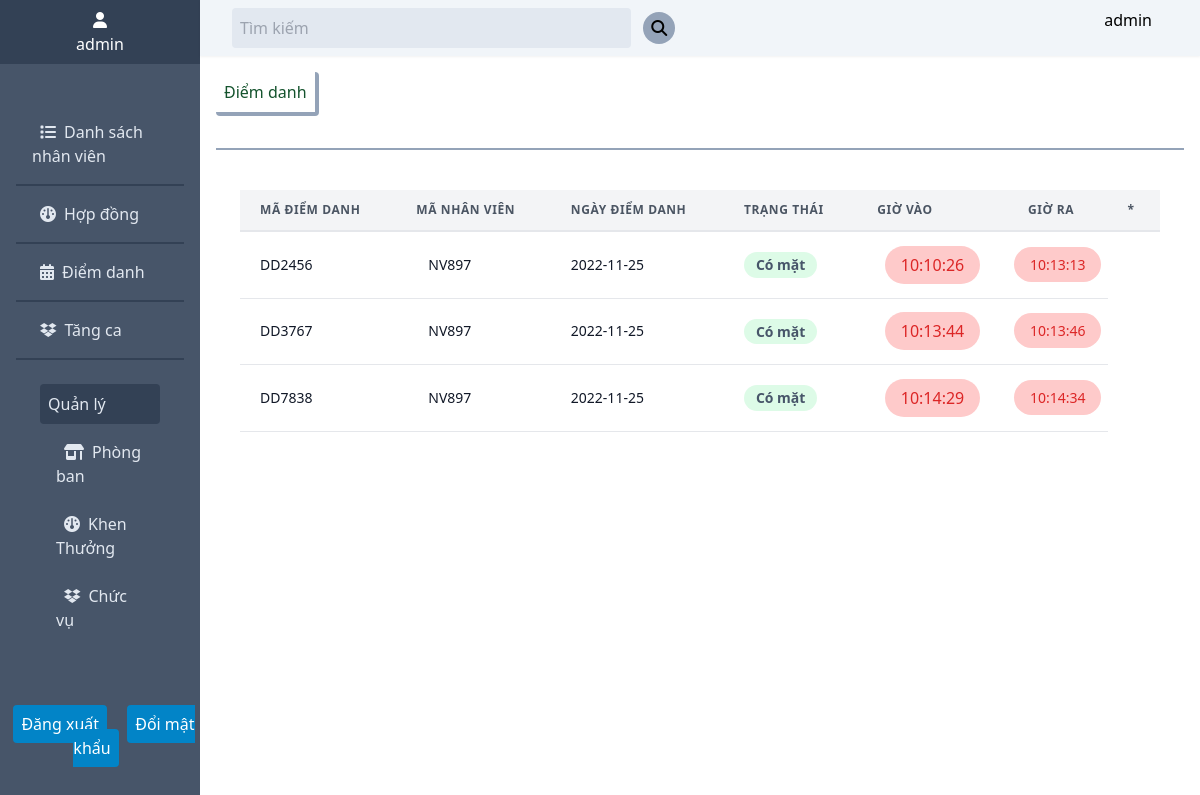
The page /chitietdiemdanh.php?maNv=NV897 (signed in) on the database its author committed.
### tables this page shows
CREATE TABLE `nhanvien` (
  `maNV` varchar(20) NOT NULL,
  `password` varchar(20) NOT NULL,
  `luong` int(11) NOT NULL,
  `hoten` varchar(30) NOT NULL,
  `hinhanh` varchar(20) NOT NULL,
  `diachi` varchar(20) NOT NULL,
  `email` varchar(33) NOT NULL,
  `gioitinh` int(1) NOT NULL,
  `trangthai` int(1) NOT NULL,
  `maKT` varchar(20) NOT NULL,
  `maPhongBan` varchar(20) NOT NULL,
  `maChucVu` varchar(20) NOT NULL
);

CREATE TABLE `diemdanh` (
  `maDD` varchar(20) NOT NULL,
  `maNv` varchar(20) NOT NULL,
  `ngay` date NOT NULL,
  `trangthai` int(1) NOT NULL,
  `giovao` varchar(33) NOT NULL,
  `giora` varchar(33) NOT NULL,
  `id` int(11) NOT NULL
);

### src/controller/attendController.php (called while the page is built, shortened)
<?php
class attendController
{
    public function attend_detail($id)
    {
        $Attend = new Attend();
        $data = $Attend->getId($id);
        require './src/views/attend-detail.php';
        return $data;
    }
}

### src/config/database.php (called while the page is built, shortened)
<?php
class Database {
    public $hostname = 'localhost';
    public $username = 'root';
    public $pw = '';
    public $dbname = 'du_an1';
    public function __construct()
    {
        $this->conn = mysqli_connect($this->hostname, $this->username, $this->pw, $this->dbname);
    }
}
?>

### src/model/User.php (called while the page is built, shortened)
<?php
class User extends Database
{
    public function getId($id)
    {
        $reusult = mysqli_query($this->conn, "SELECT * FROM nhanvien where maNv = '$id'");
        $data = mysqli_fetch_assoc($reusult);
        return $data;
    }
}

### src/model/Attend.php (called while the page is built, shortened)
<?php
class Attend extends Database
{
    public function getId($maNv)
    {
        $data  = mysqli_query($this->conn, "SELECT * FROM diemdanh where maNV = '$maNv'");
        return $data;
    }
}

### src/views/attend-detail.php (the view, shortened to what this page needs)
<?php
require './src/views/component/head.php';
?>
<body>
    <main>
        <?php
        require './src/views/component/nav.php';
        ?>
        <section class="float-right w-5/6 relative">
            <?php
            require './src/views/component/search-header.php';
            ?>
            <div class="content-home bg_user">
                <div class="flex justify-between text-green-900 font-medium">
                    <p class="border border-slate-400 rounded border-0 border-r-4 border-b-4 m-4 p-2">Điểm danh</p>
                </div>
                <hr class="m-4 border-b-2 border-0 border-slate-400">
                <div class="m-10 pb-20">
                    <table class="min-w-full leading-normal">
                        <thead>
                            <tr>
                                <th class="px-5 py-3 border-b-2 border-gray-200 bg-gray-100 text-left text-xs font-semibold text-gray-600 uppercase tracking-wider">
                                    Mã điểm danh
                                </th>
                                <th class="px-5 py-3 border-b-2 border-gray-200 bg-gray-100 text-left text-xs font-semibold text-gray-600 uppercase tracking-wider">
                                    Mã nhân viên
                                </th>
                                <th class="px-5 py-3 border-b-2 border-gray-200 bg-gray-100 text-left text-xs font-semibold text-gray-600 uppercase tracking-wider">
                                    Ngày điểm danh
                                </th>
                                <th class="px-5 py-3 border-b-2 border-gray-200 bg-gray-100 text-left text-xs font-semibold text-gray-600 uppercase tracking-wider">
                                    Trạng thái
                                </th>
                                <th class="px-5 py-3 border-b-2 border-gray-200 bg-gray-100 text-left text-xs font-semibold text-gray-600 uppercase tracking-wider">
                                    Giờ vào
                                </th>
                                <th class="px-5 py-3 border-b-2 border-gray-200 bg-gray-100 text-left text-xs font-semibold text-gray-600 uppercase tracking-wider">
                                    Giờ ra
                                </th>
                                <th class="px-5 py-3 border-b-2 border-gray-200 bg-gray-100 text-left text-xs font-semibold text-gray-600 uppercase tracking-wider">
                                    *
                                </th>
                            </tr>
                        </thead>
                        <tbody>
                            <?php
                            while ($rows = mysqli_fetch_assoc($data)) {
                            ?>
                                <tr>
                                    <td class="px-5 py-5 border-b border-gray-200 bg-white text-sm">
                                        <p class="text-gray-900 whitespace-no-wrap"><?php echo $rows['maDD'] ?></p>
                                    </td>
                                    <td class="px-5 py-5 border-b border-gray-200 bg-white text-sm">
                                        <div class="ml-3">
                                            <p class="text-gray-900 whitespace-no-wrap">
                                                <?php echo $rows['maNv'] ?>
                                            </p>
                                        </div>
                                    </td>
                                    <td class="px-5 py-5 border-b border-gray-200 bg-white text-sm">
                                        <p class="text-gray-900 whitespace-no-wrap">
                                            <?php echo $rows['ngay'] ?>
                                        </p>
                                    </td>
                                    <td class="px-5 py-5 border-b border-gray-200 bg-white text-sm">
                                        <span class="relative inline-block px-3 py-1 font-semibold text-green-900 leading-tight">
                                            <span aria-hidden class="absolute inset-0 bg-green-200 opacity-50 rounded-full"></span>
                                                <span class="relative"><?php
                                                    if ($rows['trangthai'] == 1) {
                                                        echo '<p class="text-slate-600">Có mặt</p>';
                                                    } else {
                                                        echo '<p class="text-red-600">Vắng</p>';
                                                    }
                                                ?></span>
                                            </span>
                                    </td>
                                    <td class="px-5 py-5 border-b border-gray-200 text-center ">
                                        <p class=" bg-red-200 text-red-600 inline p-2 px-4 rounded-full whitespace-no-wrap">
                                            <?php echo $rows['giovao'] ?>
                                        </p>
                                    </td>
                                    <td class="py-5 text-center border-b border-gray-200 bg-white text-sm">
                                        <p class=" bg-red-200 text-red-600 inline p-2 px-4 rounded-full whitespace-no-wrap">
                                            <?php echo $rows['giora'] ?>
                                        </p>
                                    </td>
                                </tr>
                            <?php
                            }
                            ?>
                        </tbody>
                    </table>
                </div>
            </div>
        </section>
    </main>
</body>
</html>

### src/views/component/search-header.php (shortened to what this page needs)
<header class="bg-slate-100 drop-shadow-sm flex justify-between w-full">
    <form action="./timkiemnhanvien.php" method="GET">
        <input type="text" name="search" class="p-2 pr-40 bg-slate-200 text-slate-700 rounded m-2 ml-8" placeholder="Tìm kiếm">
        <button type="submit"><i class="p-2 rounded-full bg-slate-400 fa-solid fa-magnifying-glass"></i></button>
    </form>
    <div class="profile mr-10 relative">
        <?php
            $User = new User();
            $dataUserId = $User->getId($_SESSION['isUser']);
        ?>
        <form class="flex m-2 cursor-pointer" action="./chitietnhanvien.php" method="GET">
            <button class="m-auto"><?php echo $dataUserId['hoten'] ?></button>
        </form>
    </div>
</header>

### rows shown on the page
nhanvien: hoten "admin"
diemdanh: maDD "DD2456", maNv "NV897", ngay "2022-11-25", trangthai "Có mặt", giovao "10:10:26", giora "10:13:13"
diemdanh: maDD "DD3767", maNv "NV897", ngay "2022-11-25", trangthai "Có mặt", giovao "10:13:44", giora "10:13:46"
diemdanh: maDD "DD7838", maNv "NV897", ngay "2022-11-25", trangthai "Có mặt", giovao "10:14:29", giora "10:14:34"

### other values the page prints
$_SESSION['isUser'] "admin"
